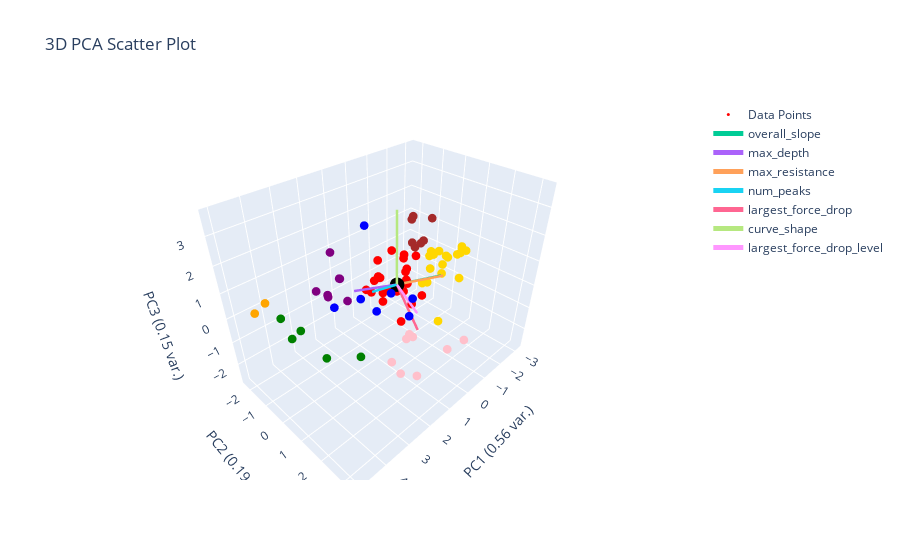

The cell this chart's notebook holds for it:
### Markdown cell above
# Hierarchical Clustering

### Code cell
# if distance_threshold != None then n_clusters = None
hierarchical = AgglomerativeClustering(distance_threshold=None, n_clusters=8)
hierarchical.fit(clustering_features_df)
linkage = "Ward"
plotting.plot_clusters_seperately(hierarchical.labels_, clustering_features_df.index.tolist(), depth_resist_curve_df_list, data_features_df, 'hierarchical')
plotting.plot_pca(clustering_features_df, y_labels=hierarchical.labels_, num_pc=3, graph_title="hierachical")

### Figure 1 — Plotly figure (JSON) as saved in the notebook; plotly's stock layout.template omitted (floating-point values rounded to 4 significant figures)
{"data": [{"marker": {"color": ["red", "gold", "green", "red", "green", "blue", "orange", "red", "brown", "red", "red", "gold", "purple", "purple", "gold", "purple", "gold", "gold", "gold", "gold", "pink", "gold", "pink", "gold", "red", "red", "blue", "gold", "gold", "brown", "green", "pink", "red", "gold", "red", "red", "brown", "red", "pink", "pink", "gold", "purple", "red", "green", "pink", "blue", "red", "red", "gold", "purple", "red", "red", "pink", "red", "red", "brown", "gold", "red", "blue", "red", "gold", "blue", "purple", "gold", "red", "blue", "brown", "red", "blue", "purple", "green", "orange", "gold", "red", "brown", "pink", "brown", "red"], "size": 3}, "mode": "markers", "name": "Data Points", "type": "scatter3d", "x": [-1.038, -2.249, 3.24, -1.401, 4.028, 2.252, 5.007, -1.44, -1.297, -0.3491, 0.2798, -1.887, 1.856, 2.107, -0.8553, 1.371, -2.529, -1.706, -1.948, -1.889, 1.219, -2.014, 1.222, -2.456, 0.5107, -0.5223, 1.511, -2.954, -2.364, -1.281, 4.807, 1.838, -1.153, -2.974, 0.1123, -0.1394, -1.881, -0.1971, 1.021, 1.336, -1.566, 1.472, -0.9617, 3.884, 0.8845, 2.754, -1.045, -1.031, -3.156, 0.9545, 0.116, -0.7825, 1.591, -1.11, -0.3693, -1.661, -1.878, -0.2737, 2.439, -0.1587, -1.932, 1.935, 1.583, -2.997, -0.7862, 2.117, -1.238, 0.287, 1.661, 1.708, 3.336, 3.946, -2.855, -0.1342, -1.384, 0.07084, -1.583, -1.03], "y": [-0.6712, 0.02436, 1.655, -0.5059, -1.288, 1.317, -0.9546, -0.4153, -0.4975, -0.7427, -0.0005907, 1.304, -1.625, -1.968, 1.291, -1.494, 0.2484, -0.267, -0.1089, -0.1325, 3.286, -0.04116, 1.9, 0.2167, -0.331, -0.002087, 2.084, 0.5091, 0.1403, -0.4794, 0.604, 1.561, -0.6009, 0.5329, -1.236, -1.333, -0.1065, -1.186, 1.987, 1.725, 0.751, -1.401, 0.3681, -0.4227, 1.45, -0.1006, -0.6576, -0.7413, 0.6192, -1.662, -0.6053, -0.2729, 1.746, -0.6211, -1.103, -0.2683, -0.161, -0.2657, 1.095, -1.131, -0.1019, 1.609, -2.027, 0.5285, -0.2147, 0.4541, -0.5025, -1.332, 2.105, -1.491, 0.03586, -2.325, 0.4405, 0.2028, -0.4326, 3.089, -0.3262, -0.7227], "z": [0.3588, 0.4525, -0.2106, -1.878, 0.006694, 0.7645, 0.9481, 0.4036, 0.9907, -0.7509, 1.515, 0.007296, -0.43, -0.2245, -1.414, 0.1914, 0.1569, -0.888, -0.252, 0.3284, -0.1636, 0.3721, -0.5275, 0.2395, 0.376, -0.1083, 1.253, 0.2803, -0.5517, 2.065, 0.8107, -1.457, -0.1223, 0.5648, -0.9024, -0.5365, 1.908, 0.4091, -2.383, -0.6501, 0.484, 0.2923, -0.7765, -0.07166, -0.8931, 0.407, 0.5181, -0.8203, 0.3455, -1.096, -1.004, -0.2907, -2.034, -0.2485, -1.112, 1.021, -0.8832, -0.5662, 3.624, -0.257, 0.5239, 1.421, -0.687, 0.4935, -0.4392, 0.703, 1.948, -0.747, 0.69, 1.414, -1.302, 0.03064, 0.2295, -0.2563, 0.7885, -0.6322, 0.9206, -2.691]}, {"marker": {"color": "black", "size": 5}, "mode": "markers", "name": "Origin", "showlegend": false, "type": "scatter3d", "x": [0], "y": [0], "z": [0]}, {"line": {"width": 5}, "mode": "lines+text", "name": "overall_slope", "textposition": "top center", "type": "scatter3d", "x": [0, -1.395], "y": [0, 0.8657], "z": [0, 0.1397]}, {"line": {"width": 5}, "mode": "lines+text", "name": "max_depth", "textposition": "top center", "type": "scatter3d", "x": [0, 1.398], "y": [0, -0.7057], "z": [0, 0.06372]}, {"line": {"width": 5}, "mode": "lines+text", "name": "max_resistance", "textposition": "top center", "type": "scatter3d", "x": [0, -1.317], "y": [0, 1.013], "z": [0, 0.2419]}, {"line": {"width": 5}, "mode": "lines+text", "name": "num_peaks", "textposition": "top center", "type": "scatter3d", "x": [0, 1.264], "y": [0, 0.06835], "z": [0, 0.3507]}, {"line": {"width": 5}, "mode": "lines+text", "name": "largest_force_drop", "textposition": "top center", "type": "scatter3d", "x": [0, 0.9168], "y": [0, 1.843], "z": [0, -0.4571]}, {"line": {"width": 5}, "mode": "lines+text", "name": "curve_shape", "textposition": "top center", "type": "scatter3d", "x": [0, 0.05315], "y": [0, 0.0112], "z": [0, 2.919]}, {"line": {"width": 5}, "mode": "lines+text", "name": "largest_force_drop_level", "textposition": "top center", "type": "scatter3d", "x": [0, 0.9612], "y": [0, 1.823], "z": [0, 0.2549]}], "layout": {"autosize": true, "scene": {"xaxis": {"title": {"text": "PC1 (0.56 var.)"}}, "yaxis": {"title": {"text": "PC2 (0.19 var.)"}}, "zaxis": {"title": {"text": "PC3 (0.15 var.)"}}}, "title": {"text": "3D PCA Scatter Plot"}}}
